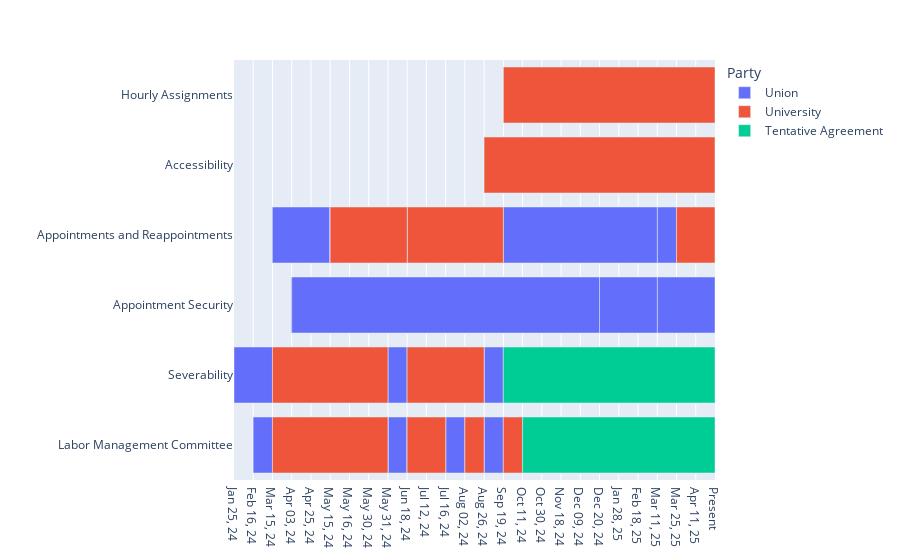

Notebook source saved alongside this figure:
### Code cell
def negotiation_timeline(range_, grouping_):
    subset = negotiations[negotiations["Group"] == grouping_]
    
    colordict = {'Union':px.colors.qualitative.Plotly[0], 
                 'University':px.colors.qualitative.Plotly[1],
                 'Tentative Agreement':px.colors.qualitative.Plotly[2]}
    
    timeline = px.timeline(subset, 
                x_start=subset["Start Date"], 
                x_end=subset["End Date"],
                y="Article",
                color="Party",
                color_discrete_map=colordict,
                custom_data=["Article", "Date", "Change Count", "Changes from Previous (formatted)"],
                labels={"Article":""})

    timeline.update_traces(hovertemplate= 
                        "<b>Topic:</b> %{y} <br>" +
                        "<b>Date: </b> %{customdata[0]} <br>" +
                        "<b>Number of changes:</b> %{customdata[1]}<extra></extra>")
    
    present_dates=set(negotiations['Start Date']).union(set(negotiations["End Date"]))
    missing_dates = [d for d in pd.date_range(min(present_dates), max(present_dates), freq='D') if d not in present_dates]
    timeline.update_xaxes(rangebreaks = [dict(values=missing_dates)])

    timeline.update_layout(
        xaxis = dict(
            tickmode = "array",
            tickvals = times,
            ticktext = [time.date().strftime("%b %d, %y") for time in times[:-1]] + ["Present"],
            range = range_,
        ),
    )
    
    timeline.update_layout(
        clickmode = 'event+select'
    )
    return timeline

timeline = negotiation_timeline([negotiations["Start Date"].min(), negotiations["End Date"].max()], "Article Group 1")

timeline.show()

### Figure 1 — Plotly figure (JSON) as saved in the notebook; plotly's stock layout.template omitted (floating-point values rounded to 4 significant figures; data arrays with more than 128 entries replaced by an {"elided": "..."} marker saying what was removed)
{"data": [{"alignmentgroup": "True", "base": ["2024-02-16T00:00:00", "2024-05-31T00:00:00", "2024-07-16T00:00:00", "2024-02-16T00:00:00", "2024-05-31T00:00:00", "2024-07-16T00:00:00", "2024-08-26T00:00:00", "2024-02-16T00:00:00", "2024-05-31T00:00:00", "2024-02-16T00:00:00", "2024-05-31T00:00:00", "2024-07-16T00:00:00", "2024-08-26T00:00:00", "2024-01-25T00:00:00", "2024-05-31T00:00:00", "2024-08-26T00:00:00", "2024-01-25T00:00:00", "2024-05-31T00:00:00", "2024-08-26T00:00:00", "2024-04-03T00:00:00", "2024-12-20T00:00:00", "2024-04-03T00:00:00", "2024-12-20T00:00:00", "2024-04-03T00:00:00", "2024-12-20T00:00:00", "2024-04-03T00:00:00", "2024-12-20T00:00:00", "2024-04-03T00:00:00", "2025-03-11T00:00:00", "2024-12-20T00:00:00", "2024-03-15T00:00:00", "2024-09-19T00:00:00", "2025-03-11T00:00:00", "2024-03-15T00:00:00", "2024-09-19T00:00:00", "2025-03-11T00:00:00", "2024-03-15T00:00:00", "2025-03-11T00:00:00", "2024-03-15T00:00:00", "2024-09-19T00:00:00", "2025-03-11T00:00:00", "2024-03-15T00:00:00", "2024-09-19T00:00:00", "2024-09-19T00:00:00"], "customdata": {"elided": "44x4 mixed values"}, "hovertemplate": "<b>Topic:</b> %{y} <br><b>Date: </b> %{customdata[0]} <br><b>Number of changes:</b> %{customdata[1]}<extra></extra>", "legendgroup": "Union", "marker": {"color": "#636EFA", "pattern": {"shape": ""}}, "name": "Union", "offsetgroup": "Union", "orientation": "h", "showlegend": true, "textposition": "auto", "type": "bar", "x": [2419200000, 1555200000, 1468800000, 2419200000, 1555200000, 1468800000, 2073600000, 2419200000, 1555200000, 2419200000, 1555200000, 1468800000, 2073600000, 4320000000, 1555200000, 2073600000, 4320000000, 1555200000, 2073600000, 22550400000, 6998400000, 22550400000, 6998400000, 22550400000, 6998400000, 22550400000, 6998400000, 22550400000, 6912000000, 6998400000, 5270400000, 14947200000, 1209600000, 5270400000, 14947200000, 1209600000, 5270400000, 1209600000, 5270400000, 14947200000, 1209600000, 5270400000, 14947200000, 14947200000], "xaxis": "x", "y": ["Labor Management Committee", "Labor Management Committee", "Labor Management Committee", "Labor Management Committee", "Labor Management Committee", "Labor Management Committee", "Labor Management Committee", "Labor Management Committee", "Labor Management Committee", "Labor Management Committee", "Labor Management Committee", "Labor Management Committee", "Labor Management Committee", "Severability", "Severability", "Severability", "Severability", "Severability", "Severability", "Appointment Security", "Appointment Security", "Appointment Security", "Appointment Security", "Appointment Security", "Appointment Security", "Appointment Security", "Appointment Security", "Appointment Security", "Appointment Security", "Appointment Security", "Appointments and Reappointments", "Appointments and Reappointments", "Appointments and Reappointments", "Appointments and Reappointments", "Appointments and Reappointments", "Appointments and Reappointments", "Appointments and Reappointments", "Appointments and Reappointments", "Appointments and Reappointments", "Appointments and Reappointments", "Appointments and Reappointments", "Appointments and Reappointments", "Appointments and Reappointments", "Appointments and Reappointments"], "yaxis": "y"}, {"alignmentgroup": "True", "base": ["2024-03-15T00:00:00", "2024-06-18T00:00:00", "2024-03-15T00:00:00", "2024-06-18T00:00:00", "2024-08-02T00:00:00", "2024-09-19T00:00:00", "2024-03-15T00:00:00", "2024-06-18T00:00:00", "2024-03-15T00:00:00", "2024-06-18T00:00:00", "2024-08-02T00:00:00", "2024-09-19T00:00:00", "2024-03-15T00:00:00", "2024-06-18T00:00:00", "2024-03-15T00:00:00", "2024-06-18T00:00:00", "2024-08-26T00:00:00", "2024-08-26T00:00:00", "2024-08-26T00:00:00", "2024-08-26T00:00:00", "2024-08-26T00:00:00", "2024-08-26T00:00:00", "2024-08-26T00:00:00", "2024-08-26T00:00:00", "2024-08-26T00:00:00", "2024-05-15T00:00:00", "2024-06-18T00:00:00", "2024-05-15T00:00:00", "2024-05-15T00:00:00", "2024-06-18T00:00:00", "2025-03-25T00:00:00", "2024-05-15T00:00:00", "2024-05-15T00:00:00", "2024-05-15T00:00:00", "2025-03-25T00:00:00", "2025-03-25T00:00:00", "2024-09-19T00:00:00"], "customdata": {"elided": "37x4 mixed values"}, "hovertemplate": "<b>Topic:</b> %{y} <br><b>Date: </b> %{customdata[0]} <br><b>Number of changes:</b> %{customdata[1]}<extra></extra>", "legendgroup": "University", "marker": {"color": "#EF553B", "pattern": {"shape": ""}}, "name": "University", "offsetgroup": "University", "orientation": "h", "showlegend": true, "textposition": "auto", "type": "bar", "x": [6652800000, 2419200000, 6652800000, 2419200000, 2073600000, 1900800000, 6652800000, 2419200000, 6652800000, 2419200000, 2073600000, 1900800000, 6652800000, 5961600000, 6652800000, 5961600000, 23932800000, 23932800000, 23932800000, 23932800000, 23932800000, 23932800000, 23932800000, 23932800000, 23932800000, 2937600000, 8035200000, 2937600000, 2937600000, 8035200000, 5702400000, 2937600000, 2937600000, 2937600000, 5702400000, 5702400000, 21859200000], "xaxis": "x", "y": ["Labor Management Committee", "Labor Management Committee", "Labor Management Committee", "Labor Management Committee", "Labor Management Committee", "Labor Management Committee", "Labor Management Committee", "Labor Management Committee", "Labor Management Committee", "Labor Management Committee", "Labor Management Committee", "Labor Management Committee", "Severability", "Severability", "Severability", "Severability", "Accessibility", "Accessibility", "Accessibility", "Accessibility", "Accessibility", "Accessibility", "Accessibility", "Accessibility", "Accessibility", "Appointments and Reappointments", "Appointments and Reappointments", "Appointments and Reappointments", "Appointments and Reappointments", "Appointments and Reappointments", "Appointments and Reappointments", "Appointments and Reappointments", "Appointments and Reappointments", "Appointments and Reappointments", "Appointments and Reappointments", "Appointments and Reappointments", "Hourly Assignments"], "yaxis": "y"}, {"alignmentgroup": "True", "base": ["2024-10-11T00:00:00", "2024-10-11T00:00:00", "2024-10-11T00:00:00", "2024-10-11T00:00:00", "2024-09-19T00:00:00", "2024-09-19T00:00:00"], "customdata": [["Labor Management Committee", "10/11/2024", 4, "Final: Settled at up to 4 representatives per side with flexibility<br>for additional participants"], ["Labor Management Committee", "10/11/2024", 4, "Final: Compromise reached - monthly for first year of Agreement, then<br>quarterly thereafter, with flexibility clause (was: monthly vs<br>quarterly dispute)"], ["Labor Management Committee", "10/11/2024", 4, "Final: No payment language included in final agreement (union proposal<br>for PhD-level SGA payment not accepted)"], ["Labor Management Committee", "10/11/2024", 4, "Final: Cannot discuss active grievances"], ["Severability", "9/19/2024", 2, "Final: Severed provision has no effect to extent consistent with court<br>ruling; remainder continues in full force and effect (Union's position<br>prevailed)"], ["Severability", "9/19/2024", 2, "Final: Parties agree to discuss and renegotiate affected provisions<br>within 30 days following written request; renegotiation may be<br>delayed/paused by mutual agreement (Union's stronger obligation<br>language prevailed over University's optional discussion)"]], "hovertemplate": "<b>Topic:</b> %{y} <br><b>Date: </b> %{customdata[0]} <br><b>Number of changes:</b> %{customdata[1]}<extra></extra>", "legendgroup": "Tentative Agreement", "marker": {"color": "#00CC96", "pattern": {"shape": ""}}, "name": "Tentative Agreement", "offsetgroup": "Tentative Agreement", "orientation": "h", "showlegend": true, "textposition": "auto", "type": "bar", "x": [19958400000, 19958400000, 19958400000, 19958400000, 21859200000, 21859200000], "xaxis": "x", "y": ["Labor Management Committee", "Labor Management Committee", "Labor Management Committee", "Labor Management Committee", "Severability", "Severability"], "yaxis": "y"}], "layout": {"barmode": "overlay", "clickmode": "event+select", "legend": {"title": {"text": "Party"}, "tracegroupgap": 0}, "margin": {"t": 60}, "xaxis": {"anchor": "y", "domain": [0, 1], "range": ["2024-01-25T00:00:00", "2025-05-30T00:00:00"], "rangebreaks": [{"values": {"elided": "466 str values"}}], "tickmode": "array", "ticktext": ["Jan 25, 24", "Feb 16, 24", "Mar 15, 24", "Apr 03, 24", "Apr 25, 24", "May 15, 24", "May 16, 24", "May 30, 24", "May 31, 24", "Jun 18, 24", "Jul 12, 24", "Jul 16, 24", "Aug 02, 24", "Aug 26, 24", "Sep 19, 24", "Oct 11, 24", "Oct 30, 24", "Nov 18, 24", "Dec 09, 24", "Dec 20, 24", "Jan 28, 25", "Feb 18, 25", "Mar 11, 25", "Mar 25, 25", "Apr 11, 25", "Present"], "tickvals": ["2024-01-25T00:00:00", "2024-02-16T00:00:00", "2024-03-15T00:00:00", "2024-04-03T00:00:00", "2024-04-25T00:00:00", "2024-05-15T00:00:00", "2024-05-16T00:00:00", "2024-05-30T00:00:00", "2024-05-31T00:00:00", "2024-06-18T00:00:00", "2024-07-12T00:00:00", "2024-07-16T00:00:00", "2024-08-02T00:00:00", "2024-08-26T00:00:00", "2024-09-19T00:00:00", "2024-10-11T00:00:00", "2024-10-30T00:00:00", "2024-11-18T00:00:00", "2024-12-09T00:00:00", "2024-12-20T00:00:00", "2025-01-28T00:00:00", "2025-02-18T00:00:00", "2025-03-11T00:00:00", "2025-03-25T00:00:00", "2025-04-11T00:00:00", "2025-05-30T00:00:00"], "type": "date"}, "yaxis": {"anchor": "x", "domain": [0, 1], "title": {"text": ""}}}}
